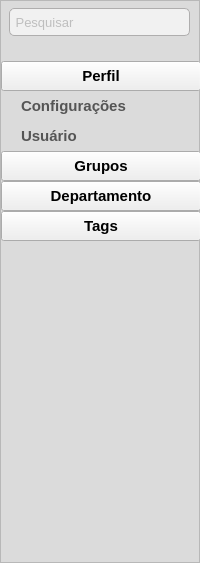
<?xml version="1.0" encoding="UTF-8"?>
<ui version="4.0">
 <class>frm_menu</class>
 <widget class="QFrame" name="frm_menu">
  <property name="geometry">
   <rect>
    <x>0</x>
    <y>0</y>
    <width>200</width>
    <height>563</height>
   </rect>
  </property>
  <property name="minimumSize">
   <size>
    <width>200</width>
    <height>563</height>
   </size>
  </property>
  <property name="maximumSize">
   <size>
    <width>200</width>
    <height>16777215</height>
   </size>
  </property>
  <property name="windowTitle">
   <string>Configurações</string>
  </property>
  <property name="styleSheet">
   <string notr="true">QFrame#frm_menu {
	background-color: #DBDBDB;
}</string>
  </property>
  <layout class="QVBoxLayout" name="vrl_settings_menu">
   <property name="spacing">
    <number>0</number>
   </property>
   <property name="leftMargin">
    <number>0</number>
   </property>
   <property name="topMargin">
    <number>0</number>
   </property>
   <property name="rightMargin">
    <number>0</number>
   </property>
   <property name="bottomMargin">
    <number>0</number>
   </property>
   <item>
    <widget class="QFrame" name="frm_settings_menu">
     <property name="minimumSize">
      <size>
       <width>200</width>
       <height>563</height>
      </size>
     </property>
     <property name="maximumSize">
      <size>
       <width>200</width>
       <height>16777215</height>
      </size>
     </property>
     <property name="frameShape">
      <enum>QFrame::StyledPanel</enum>
     </property>
     <property name="frameShadow">
      <enum>QFrame::Raised</enum>
     </property>
     <layout class="QFormLayout" name="frl_setting_menu">
      <property name="horizontalSpacing">
       <number>0</number>
      </property>
      <property name="verticalSpacing">
       <number>0</number>
      </property>
      <property name="leftMargin">
       <number>0</number>
      </property>
      <property name="topMargin">
       <number>0</number>
      </property>
      <property name="rightMargin">
       <number>0</number>
      </property>
      <property name="bottomMargin">
       <number>0</number>
      </property>
      <item row="2" column="0">
       <spacer name="hls_between_border_left_and_search_in_settings">
        <property name="orientation">
         <enum>Qt::Horizontal</enum>
        </property>
        <property name="sizeType">
         <enum>QSizePolicy::Fixed</enum>
        </property>
        <property name="sizeHint" stdset="0">
         <size>
          <width>8</width>
          <height>20</height>
         </size>
        </property>
       </spacer>
      </item>
      <item row="2" column="1">
       <widget class="QLineEdit" name="txt_search_settings">
        <property name="minimumSize">
         <size>
          <width>181</width>
          <height>28</height>
         </size>
        </property>
        <property name="maximumSize">
         <size>
          <width>181</width>
          <height>28</height>
         </size>
        </property>
        <property name="font">
         <font>
          <family>Arial</family>
          <pointsize>10</pointsize>
         </font>
        </property>
        <property name="focusPolicy">
         <enum>Qt::ClickFocus</enum>
        </property>
        <property name="statusTip">
         <string>Pesquisar</string>
        </property>
        <property name="whatsThis">
         <string>Pesquisar</string>
        </property>
        <property name="accessibleName">
         <string>Pesquisar</string>
        </property>
        <property name="accessibleDescription">
         <string>Pesquisar</string>
        </property>
        <property name="styleSheet">
         <string notr="true">QLineEdit#txt_search_settings{
	background-color: #F1F1F1;
	color: #8C8C8C;
	border: 1px solid #AFAEAE;
	border-radius: 5px;
}</string>
        </property>
        <property name="text">
         <string/>
        </property>
        <property name="maxLength">
         <number>40</number>
        </property>
        <property name="placeholderText">
         <string> Pesquisar</string>
        </property>
       </widget>
      </item>
      <item row="5" column="0" colspan="2">
       <widget class="QPushButton" name="btn_profile">
        <property name="minimumSize">
         <size>
          <width>200</width>
          <height>30</height>
         </size>
        </property>
        <property name="maximumSize">
         <size>
          <width>200</width>
          <height>30</height>
         </size>
        </property>
        <property name="font">
         <font>
          <family>Arial</family>
          <pointsize>11</pointsize>
          <weight>75</weight>
          <bold>true</bold>
          <underline>false</underline>
          <strikeout>false</strikeout>
         </font>
        </property>
        <property name="styleSheet">
         <string notr="true">QPushButton#btn_profile {
	text-align:left;
	text-decoration: none;
	margin-left: 20px;
	border: none;
	color: #555555;
}

QPushButton#btn_profile:hover {
	color: #00B1FF;
	text-decoration: none;
}

QPushButton#btn_profile:pressed {
	color: #00B1FF;
	text-decoration: none;
}

QPushButton#btn_profile:focus {
    color: #00B1FF;
	text-decoration: underline;
}</string>
        </property>
        <property name="text">
         <string>Perfil</string>
        </property>
        <property name="iconSize">
         <size>
          <width>0</width>
          <height>0</height>
         </size>
        </property>
       </widget>
      </item>
      <item row="8" column="0" colspan="2">
       <widget class="QPushButton" name="btn_settings">
        <property name="minimumSize">
         <size>
          <width>200</width>
          <height>30</height>
         </size>
        </property>
        <property name="maximumSize">
         <size>
          <width>200</width>
          <height>30</height>
         </size>
        </property>
        <property name="font">
         <font>
          <family>Arial</family>
          <pointsize>11</pointsize>
          <weight>75</weight>
          <bold>true</bold>
          <underline>false</underline>
          <strikeout>false</strikeout>
         </font>
        </property>
        <property name="styleSheet">
         <string notr="true">QPushButton#btn_settings {
	text-align:left;
	text-decoration: none;
	margin-left: 20px;
	border: none;
	color: #555555;
}

QPushButton#btn_settings:hover {
	color: #00B1FF;
	text-decoration: none;
}

QPushButton#btn_settings:pressed {
	color: #00B1FF;
	text-decoration: none;
}

QPushButton#btn_settings:focus {
    color: #00B1FF;
	text-decoration: underline;
}</string>
        </property>
        <property name="text">
         <string>Configurações</string>
        </property>
        <property name="iconSize">
         <size>
          <width>0</width>
          <height>0</height>
         </size>
        </property>
       </widget>
      </item>
      <item row="11" column="0" colspan="2">
       <widget class="QPushButton" name="btn_user">
        <property name="minimumSize">
         <size>
          <width>200</width>
          <height>30</height>
         </size>
        </property>
        <property name="maximumSize">
         <size>
          <width>200</width>
          <height>30</height>
         </size>
        </property>
        <property name="font">
         <font>
          <family>Arial</family>
          <pointsize>11</pointsize>
          <weight>75</weight>
          <bold>true</bold>
          <underline>false</underline>
          <strikeout>false</strikeout>
         </font>
        </property>
        <property name="styleSheet">
         <string notr="true">QPushButton#btn_user {
	text-align:left;
	text-decoration: none;
	margin-left: 20px;
	border: none;
	color: #555555;
}

QPushButton#btn_user:hover {
	color: #00B1FF;
	text-decoration: none;
}

QPushButton#btn_user:pressed {
	color: #00B1FF;
	text-decoration: none;
}

QPushButton#btn_user:focus {
    color: #00B1FF;
	text-decoration: underline;
}</string>
        </property>
        <property name="text">
         <string>Usuário</string>
        </property>
        <property name="iconSize">
         <size>
          <width>0</width>
          <height>0</height>
         </size>
        </property>
       </widget>
      </item>
      <item row="14" column="0" colspan="2">
       <widget class="QPushButton" name="btn_group">
        <property name="minimumSize">
         <size>
          <width>200</width>
          <height>30</height>
         </size>
        </property>
        <property name="maximumSize">
         <size>
          <width>200</width>
          <height>30</height>
         </size>
        </property>
        <property name="font">
         <font>
          <family>Arial</family>
          <pointsize>11</pointsize>
          <weight>75</weight>
          <bold>true</bold>
          <underline>false</underline>
          <strikeout>false</strikeout>
         </font>
        </property>
        <property name="styleSheet">
         <string notr="true">QPushButton#btn_group {
	text-align:left;
	text-decoration: none;
	margin-left: 20px;
	border: none;
	color: #555555;
}

QPushButton#btn_group:hover {
	color: #00B1FF;
	text-decoration: none;
}

QPushButton#btn_group:pressed {
	color: #00B1FF;
	text-decoration: none;
}

QPushButton#btn_group:focus {
    color: #00B1FF;
	text-decoration: underline;
};</string>
        </property>
        <property name="text">
         <string>Grupos</string>
        </property>
        <property name="iconSize">
         <size>
          <width>0</width>
          <height>0</height>
         </size>
        </property>
       </widget>
      </item>
      <item row="17" column="0" colspan="2">
       <widget class="QPushButton" name="btn_department">
        <property name="minimumSize">
         <size>
          <width>200</width>
          <height>30</height>
         </size>
        </property>
        <property name="maximumSize">
         <size>
          <width>200</width>
          <height>30</height>
         </size>
        </property>
        <property name="font">
         <font>
          <family>Arial</family>
          <pointsize>11</pointsize>
          <weight>75</weight>
          <bold>true</bold>
          <underline>false</underline>
          <strikeout>false</strikeout>
         </font>
        </property>
        <property name="styleSheet">
         <string notr="true">QPushButton#btn_department {
	text-align:left;
	text-decoration: none;
	margin-left: 20px;
	border: none;
	color: #555555;
}

QPushButton#btn_department:hover {
	color: #00B1FF;
	text-decoration: none;
}

QPushButton#btn_department:pressed {
	color: #00B1FF;
	text-decoration: none;
}

QPushButton#btn_department:focus {
    color: #00B1FF;
	text-decoration: underline;
};</string>
        </property>
        <property name="text">
         <string>Departamento</string>
        </property>
        <property name="iconSize">
         <size>
          <width>0</width>
          <height>0</height>
         </size>
        </property>
       </widget>
      </item>
      <item row="20" column="0" colspan="2">
       <widget class="QPushButton" name="btn_tags">
        <property name="minimumSize">
         <size>
          <width>200</width>
          <height>30</height>
         </size>
        </property>
        <property name="maximumSize">
         <size>
          <width>200</width>
          <height>30</height>
         </size>
        </property>
        <property name="font">
         <font>
          <family>Arial</family>
          <pointsize>11</pointsize>
          <weight>75</weight>
          <bold>true</bold>
          <underline>false</underline>
          <strikeout>false</strikeout>
         </font>
        </property>
        <property name="styleSheet">
         <string notr="true">QPushButton#btn_tags {
	text-align:left;
	text-decoration: none;
	margin-left: 20px;
	border: none;
	color: #555555;
}

QPushButton#btn_tags:hover {
	color: #00B1FF;
	text-decoration: none;
}

QPushButton#btn_tags:pressed {
	color: #00B1FF;
	text-decoration: none;
}

QPushButton#btn_tags:focus {
    color: #00B1FF;
	text-decoration: underline;
};</string>
        </property>
        <property name="text">
         <string>Tags</string>
        </property>
        <property name="iconSize">
         <size>
          <width>0</width>
          <height>0</height>
         </size>
        </property>
       </widget>
      </item>
      <item row="23" column="1">
       <spacer name="vsl_between_buttom_and_border_in_setting">
        <property name="orientation">
         <enum>Qt::Vertical</enum>
        </property>
        <property name="sizeHint" stdset="0">
         <size>
          <width>184</width>
          <height>317</height>
         </size>
        </property>
       </spacer>
      </item>
      <item row="1" column="1">
       <spacer name="vls_between_border_top_and_search_in_settings">
        <property name="orientation">
         <enum>Qt::Vertical</enum>
        </property>
        <property name="sizeType">
         <enum>QSizePolicy::Fixed</enum>
        </property>
        <property name="sizeHint" stdset="0">
         <size>
          <width>20</width>
          <height>7</height>
         </size>
        </property>
       </spacer>
      </item>
      <item row="4" column="1">
       <spacer name="vls_between_search_and_buttom_in_setting">
        <property name="orientation">
         <enum>Qt::Vertical</enum>
        </property>
        <property name="sizeType">
         <enum>QSizePolicy::Fixed</enum>
        </property>
        <property name="sizeHint" stdset="0">
         <size>
          <width>20</width>
          <height>25</height>
         </size>
        </property>
       </spacer>
      </item>
     </layout>
    </widget>
   </item>
  </layout>
 </widget>
 <resources/>
 <connections/>
</ui>
